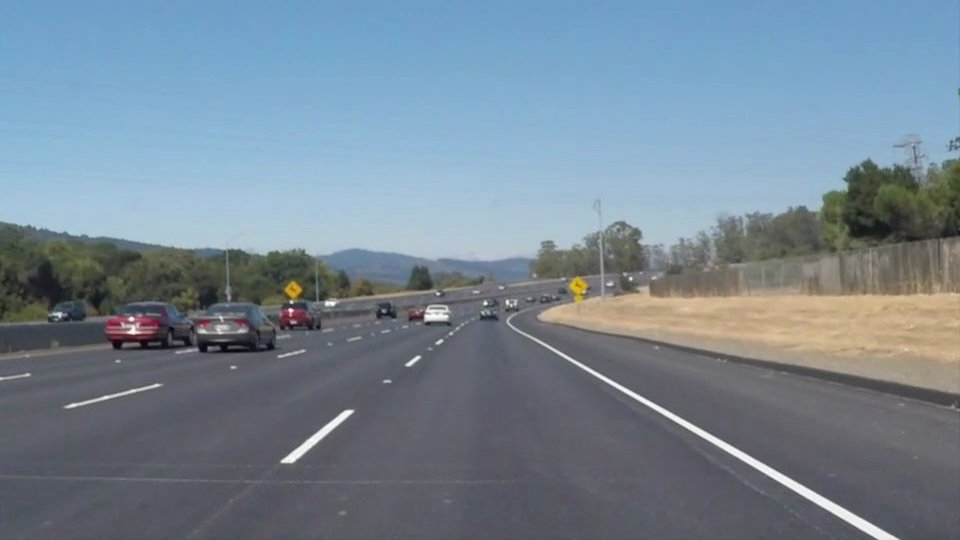
#> input picture Testimage/solidWhiteCurve.jpg, 960 x 540 px
$ jupyter execute --allow-errors line_detection.ipynb   (shell and % lines are left out)
#> lines starting #> are read from the running program, lines starting #| are printed output that depends on the picture; after the words box and inside, x2 and y2 are one past the last pixel; in counts of white or black regions, pixels touching at a corner belong together
<a href="https://colab.research.google.com/github/Purushottam-Gup/Purushottam_Gupta/blob/main/line_detection.ipynb" target="_parent"></a>

[cell 1]
from distutils.dir_util import copy_tree
import shutil
#> (the rest of this cell did not finish here and is left out)

[cell 2]
import math

# [6 lines left out: function grayscale, not called in this run]
    #return cv2.cvtColor(img, cv2.COLOR_RGB2GRAY)
    # Or use BGR2GRAY if you read an image with cv2.imread()
    # return cv2.cvtColor(img, cv2.COLOR_BGR2GRAY)
import matplotlib.pyplot as plt
import matplotlib.image as mpimg
import numpy as np

# Read in the image
image = mpimg.imread('Testimage/solidWhiteCurve.jpg')
#> image is the input picture: shape (540, 960, 3); mean R, G, B 118.5, 134.5, 148.1

# Grab the x and y size and make a copy of the image
ysize = image.shape[0]
xsize = image.shape[1]
color_select = np.copy(image)

# Define color selection criteria
###### MODIFY THESE VARIABLES TO MAKE YOUR COLOR SELECTION
red_threshold = 200
green_threshold = 200
blue_threshold = 200
######

rgb_threshold = [red_threshold, green_threshold, blue_threshold]

# Do a boolean or with the "|" character to identify
# pixels below the thresholds
thresholds = (image[:,:,0] < rgb_threshold[0]) \
            | (image[:,:,1] < rgb_threshold[1]) \
            | (image[:,:,2] < rgb_threshold[2])
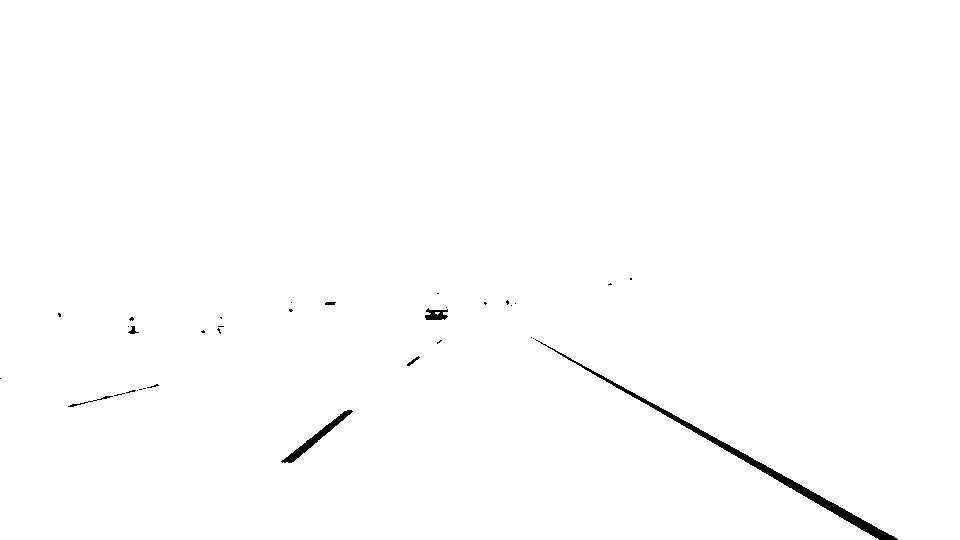
#> thresholds: shape (540, 960) bool; 99.4% white; 34 black regions (27 under 20 px), largest, box (x1, y1, x2, y2) and area: (535, 339, 898, 540) 2248, (281, 410, 353, 463) 560, (425, 308, 448, 320) 181
color_select[thresholds] = [0,0,0]
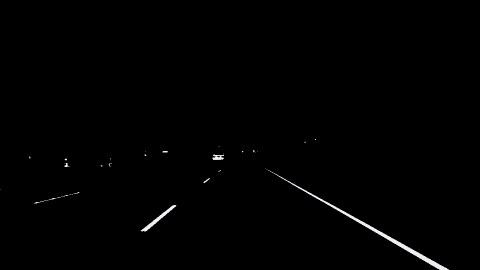
#> color_select: shape (540, 960, 3) (shown at 1/2 size); mean R, G, B 1.5, 1.5, 1.5

# Display the image
plt.imshow(image)
plt.title("Input Image")
plt.show()
plt.imshow(color_select)
plt.title("Color Selected Image")
plt.show()

# Uncomment the following code if you are running the code locally and wish to save the image
# mpimg.imsave("test-after.jpg", color_select)


def gaussian_blur(img, kernel_size):
    """Applies a Gaussian Noise kernel"""
import matplotlib.pyplot as plt
import matplotlib.image as mpimg
import numpy as np
import cv2

    #return cv2.GaussianBlur(img, (kernel_size, kernel_size), 0)
    # Read in the image and convert to grayscale
# Note: in the previous example we were reading a .jpg
# Here we read a .png and convert to 0,255 bytescale
image = mpimg.imread('Testimage/solidWhiteCurve.jpg')
gray = cv2.cvtColor(image,cv2.COLOR_RGB2GRAY)
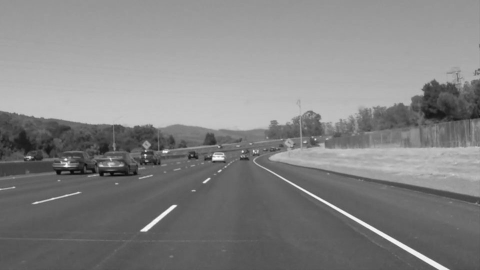
#> gray: shape (540, 960) (shown at 1/2 size); min 5, max 255, mean 131.2

# Define a kernel size for Gaussian smoothing / blurring
kernel_size = 5 # Must be an odd number (3, 5, 7...)
blur_gray = cv2.GaussianBlur(gray,(kernel_size, kernel_size),0)


def canny(img, low_threshold, high_threshold):
    """Applies the Canny transform"""
    #return cv2.Canny(img, low_threshold, high_threshold)
    # Define our parameters for Canny and run it
low_threshold = 180
high_threshold = 240
edges = cv2.Canny(blur_gray, low_threshold, high_threshold)
#> edges: shape (540, 960); 0.57% white in thin lines or dots, all inside (x1, y1, x2, y2) = (0, 159, 899, 540)

# Display the image
plt.imshow(edges, cmap='Greys_r')
plt.title("Canny Edge Detection Image")
plt.show()


image = mpimg.imread('Testimage/solidWhiteCurve.jpg')
gray = cv2.cvtColor(image,cv2.COLOR_RGB2GRAY)

# Define a kernel size and apply Gaussian smoothing
kernel_size = 5
blur_gray = cv2.GaussianBlur(gray,(kernel_size, kernel_size),0)

# Define our parameters for Canny and apply
low_threshold = 180
high_threshold = 240
edges = cv2.Canny(blur_gray, low_threshold, high_threshold)

# Next we'll create a masked edges image using cv2.fillPoly()
mask = np.zeros_like(edges)
ignore_mask_color = 255

# This time we are defining a four sided polygon to mask
imshape = image.shape
vertices = np.array([[(0,imshape[0]),(450, 290), (490, 290), (imshape[1],imshape[0])]], dtype=np.int32)
cv2.fillPoly(mask, vertices, ignore_mask_color)
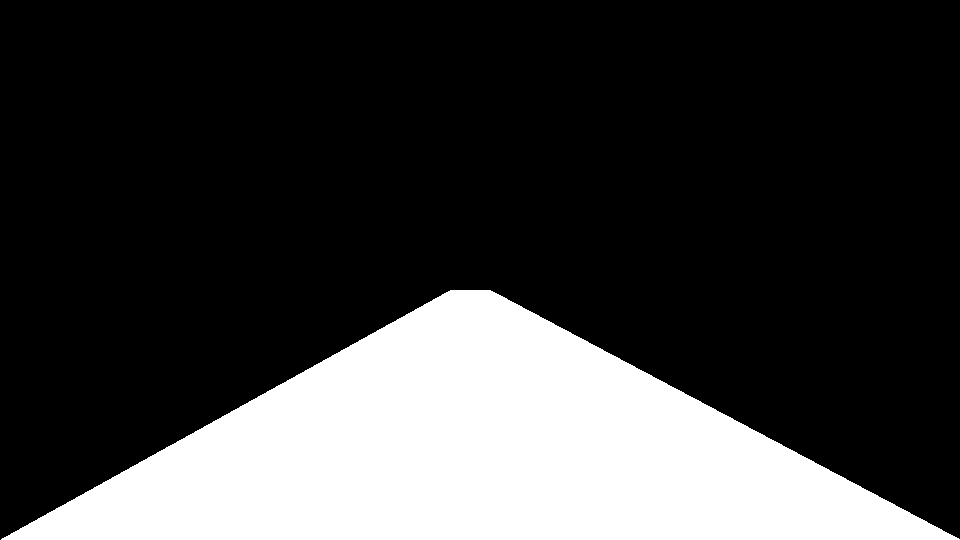
#> mask: shape (540, 960); 24.2% white; 1 white region, box (x1, y1, x2, y2) and area: (1, 290, 960, 540) 125210
masked_edges = cv2.bitwise_and(edges, mask)
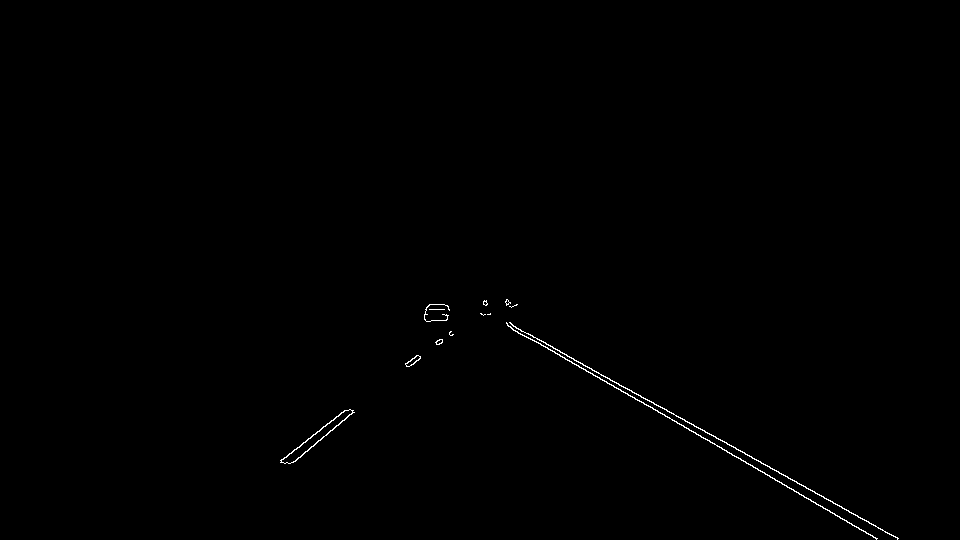
#> masked_edges: shape (540, 960); 0.32% white in thin lines or dots, all inside (x1, y1, x2, y2) = (280, 299, 899, 540)

# Define the Hough transform parameters
# Make a blank the same size as our image to draw on
rho = 1 # distance resolution in pixels of the Hough grid
theta = np.pi/180 # angular resolution in radians of the Hough grid
threshold = 2     # minimum number of votes (intersections in Hough grid cell)
min_line_length = 4 #minimum number of pixels making up a line
max_line_gap = 5    # maximum gap in pixels between connectable line segments
line_image = np.copy(image)*0 # creating a blank to draw lines on
#> line_image: shape (540, 960, 3); every value is 0

# Run Hough on edge detected image
# Output "lines" is an array containing endpoints of detected line segments
lines = cv2.HoughLinesP(masked_edges, rho, theta, threshold, np.array([]),
                            min_line_length, max_line_gap)
#> lines = 133 rows, first 6: [833, 503, 898, 538], [510, 323, 585, 366], [662, 413, 691, 431], [579, 367, 592, 373], [518, 333, 564, 357], [863, 531, 872, 535]

# Iterate over the output "lines" and draw lines on a blank image
for line in lines:
    for x1,y1,x2,y2 in line:
        cv2.line(line_image,(x1,y1),(x2,y2),(255,0,0),10)
#> this loop made 133 passes
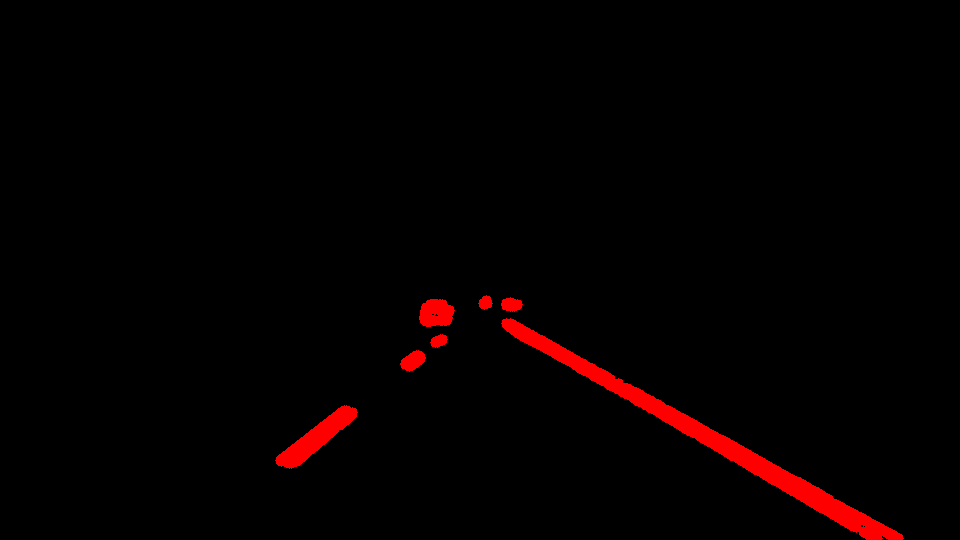
#> line_image: shape (540, 960, 3); mean R, G, B 5.5, 0, 0

# Create a "color" binary image to combine with line image
color_edges = np.dstack((edges, edges, edges))

# Draw the lines on the edge image
lines_edges = cv2.addWeighted(color_edges, 0.8, line_image, 1, 0)
lines_edges = cv2.polylines(lines_edges,vertices, True, (0,0,255), 10)
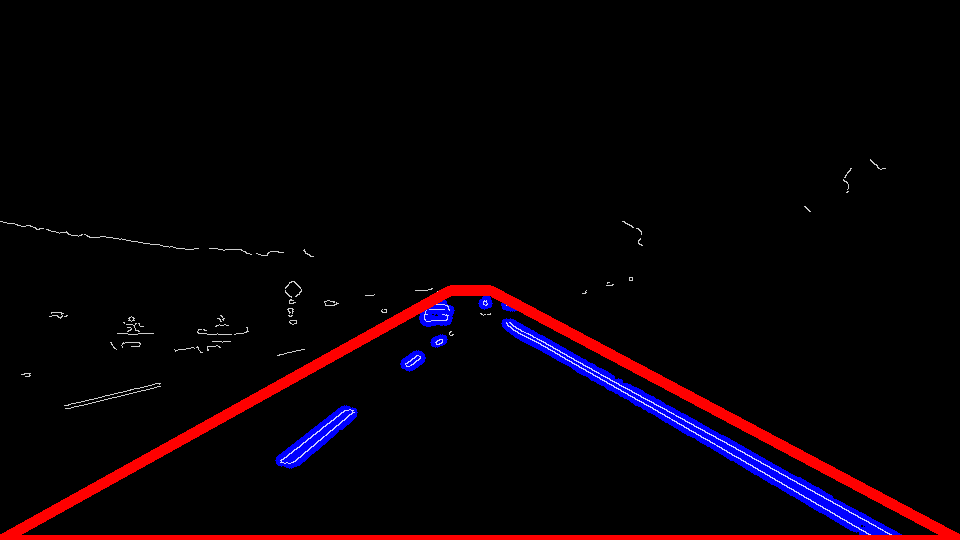
#> lines_edges: shape (540, 960, 3); mean of channels 0, 1, 2 5.7, 1.1, 9.1; drawn as B, G, R
plt.imshow(image)
plt.title("Input Image")
plt.show()
plt.imshow(lines_edges)
plt.title("Colored Lane line [In RED] and Region of Interest [In Blue]")
plt.show()


# [8 lines left out: function region_of_interest, not called in this run]

    # [16 lines of commented-out code are left out]
import matplotlib.pyplot as plt
import matplotlib.image as mpimg
import numpy as np

# Read in the image
image = mpimg.imread('Testimage/solidWhiteCurve.jpg')

# Grab the x and y size and make a copy of the image
ysize = image.shape[0]
xsize = image.shape[1]
color_select = np.copy(image)
line_image = np.copy(image)

# Define color selection criteria
# MODIFY THESE VARIABLES TO MAKE YOUR COLOR SELECTION
red_threshold = 200
green_threshold = 200
blue_threshold = 200

rgb_threshold = [red_threshold, green_threshold, blue_threshold]

# Define the vertices of a triangular mask.
# Keep in mind the origin (x=0, y=0) is in the upper left
# MODIFY THESE VALUES TO ISOLATE THE REGION
# WHERE THE LANE LINES ARE IN THE IMAGE
left_bottom = [100, 539]
right_bottom = [950, 539]
apex = [480, 290]

# Perform a linear fit (y=Ax+B) to each of the three sides of the triangle
# np.polyfit returns the coefficients [A, B] of the fit
fit_left = np.polyfit((left_bottom[0], apex[0]), (left_bottom[1], apex[1]), 1)
fit_right = np.polyfit((right_bottom[0], apex[0]), (right_bottom[1], apex[1]), 1)
fit_bottom = np.polyfit((left_bottom[0], right_bottom[0]), (left_bottom[1], right_bottom[1]), 1)

# Mask pixels below the threshold
color_thresholds = (image[:,:,0] < rgb_threshold[0]) | \
                    (image[:,:,1] < rgb_threshold[1]) | \
                    (image[:,:,2] < rgb_threshold[2])

# Find the region inside the lines
XX, YY = np.meshgrid(np.arange(0, xsize), np.arange(0, ysize))
region_thresholds = (YY > (XX*fit_left[0] + fit_left[1])) & \
                    (YY > (XX*fit_right[0] + fit_right[1])) & \
                    (YY < (XX*fit_bottom[0] + fit_bottom[1]))

# Mask color and region selection
color_select[color_thresholds | ~region_thresholds] = [0, 0, 0]
# Color pixels red where both color and region selections met
line_image[~color_thresholds & region_thresholds] = [9, 255, 0]
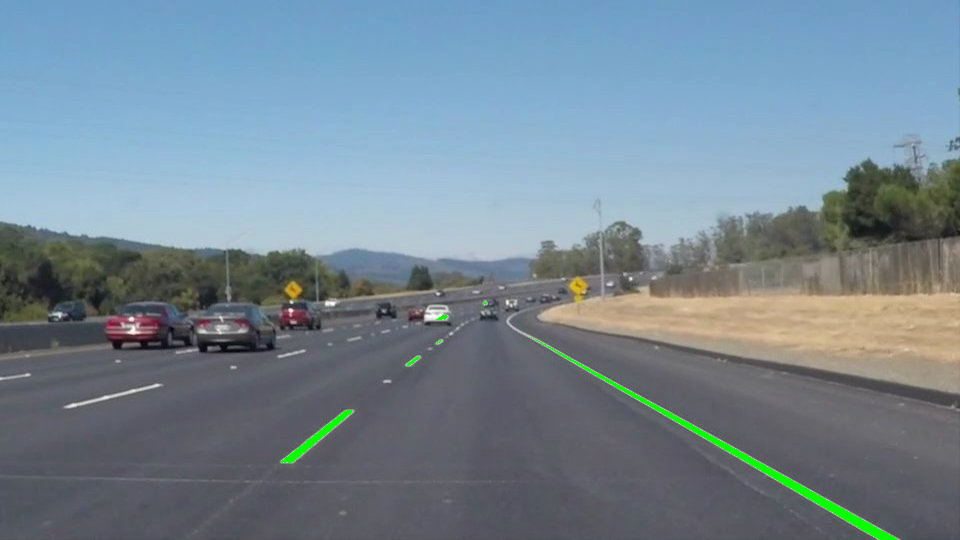
#> line_image: shape (540, 960, 3); 0.56% of pixels changed, all inside (x1, y1, x2, y2) = (281, 302, 898, 540)

# Display the image and show region and color selections
plt.imshow(image)
x = [left_bottom[0], right_bottom[0], apex[0], left_bottom[0]]
y = [left_bottom[1], right_bottom[1], apex[1], left_bottom[1]]
plt.plot(x, y, 'r--', lw=4)
plt.title("Region Of Interest")
plt.show()
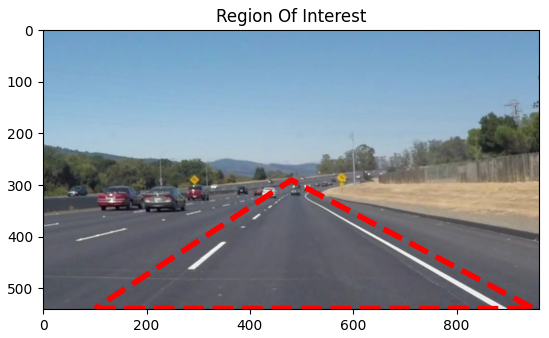
#> figure drawn by matplotlib, 1 panel
plt.imshow(color_select)
plt.title("Color Selection in the Triangular Region")
plt.show()
plt.imshow(line_image)
plt.title("Region Masked Image [Lane Lines in Green]")
plt.show()


# [46 lines left out: function slope_lines, not called in this run]

$ run again, with Testimage/solidYellowLeft.jpg copied over Testimage/solidWhiteCurve.jpg
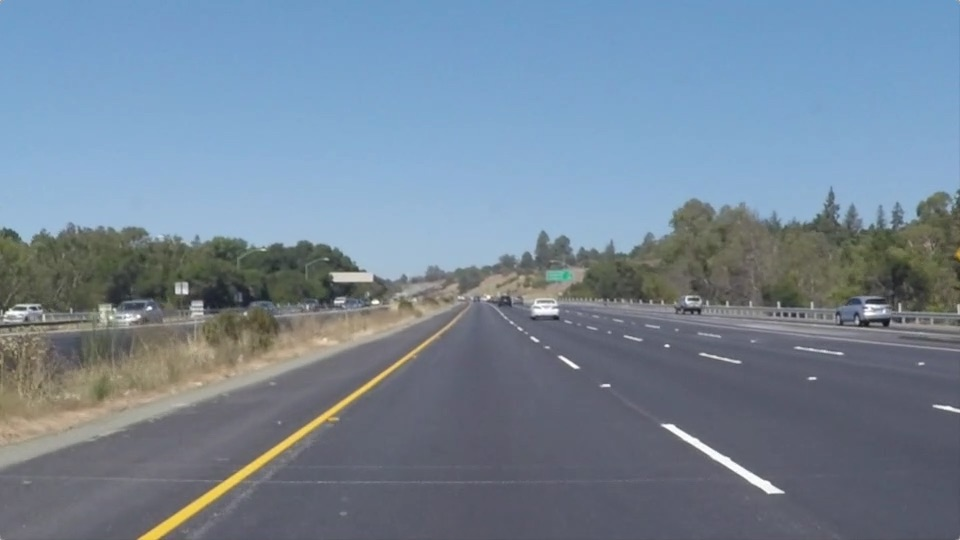
#> input picture Testimage/solidYellowLeft.jpg, 960 x 540 px
#> image is the input picture: shape (540, 960, 3); mean R, G, B 116.5, 133.6, 150.8
#> thresholds: shape (540, 960) bool; 99.6% white; 55 black regions (45 under 20 px), largest, box (x1, y1, x2, y2) and area: (663, 424, 784, 493) 915, (533, 299, 558, 315) 217, (864, 305, 880, 316) 89
#> edges: shape (540, 960); 0.61% white in thin lines or dots, all inside (x1, y1, x2, y2) = (0, 203, 960, 540)
#> mask: shape (540, 960); 24.2% white; 1 white region, box (x1, y1, x2, y2) and area: (1, 290, 960, 540) 125210
#> masked_edges: shape (540, 960); 0.29% white in thin lines or dots, all inside (x1, y1, x2, y2) = (138, 295, 785, 540)
#> lines = 86 rows, first 6: [139, 537, 238, 472], [186, 519, 411, 356], [518, 327, 522, 330], [317, 418, 347, 396], [567, 358, 574, 368], [605, 383, 610, 386]
#> the loop `for line in lines:` made 86 passes
#> after the loop `for line in lines:`:
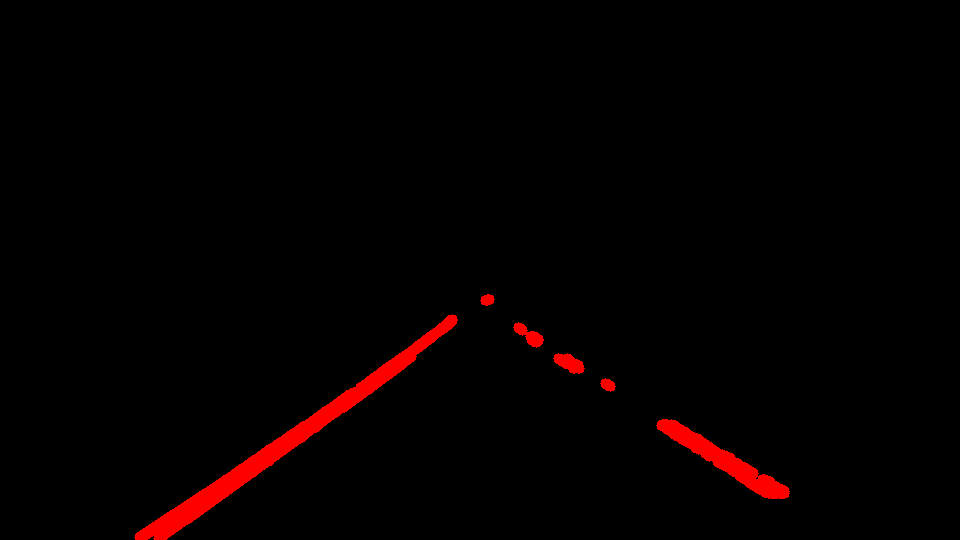
#> line_image: shape (540, 960, 3); mean R, G, B 5, 0, 0
#> `plt.show()`:
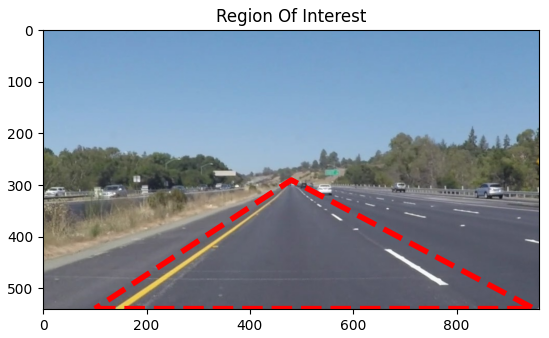
#> figure drawn by matplotlib, 1 panel

$ run again, with Testimage/solidwhitelane.jpg copied over Testimage/solidWhiteCurve.jpg
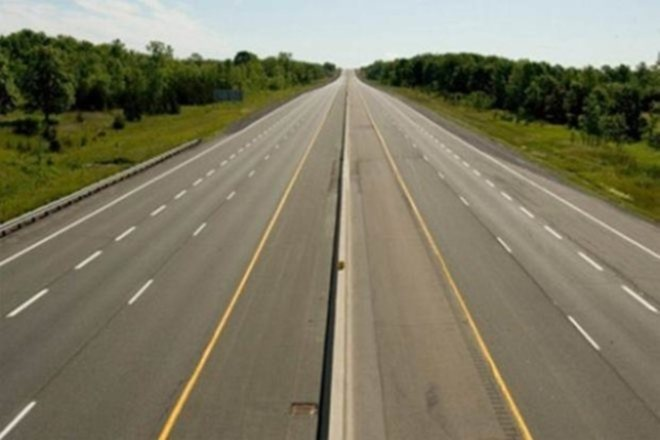
#> input picture Testimage/solidwhitelane.jpg, 660 x 440 px
#> image is the input picture: shape (440, 660, 3); mean R, G, B 125.5, 121.5, 99.3
#> thresholds: shape (440, 660) bool; 88.2% white; 21 black regions (19 under 20 px), largest, box (x1, y1, x2, y2) and area: (0, 0, 660, 69) 34189, (0, 403, 33, 438) 65
#> edges: shape (440, 660); 1.3% white in thin lines or dots
#> mask: shape (440, 660); 18.1% white; 1 white region, box (x1, y1, x2, y2) and area: (3, 290, 660, 440) 52509
#> masked_edges: shape (440, 660); 0.2% white in thin lines or dots, all inside (x1, y1, x2, y2) = (158, 329, 533, 440)
#> lines = 36 rows, first 6: [497, 382, 503, 382], [492, 369, 497, 370], [179, 411, 180, 407], [331, 383, 331, 374], [159, 438, 190, 378], [493, 372, 501, 386]
#> the loop `for line in lines:` made 36 passes
#> after the loop `for line in lines:`:
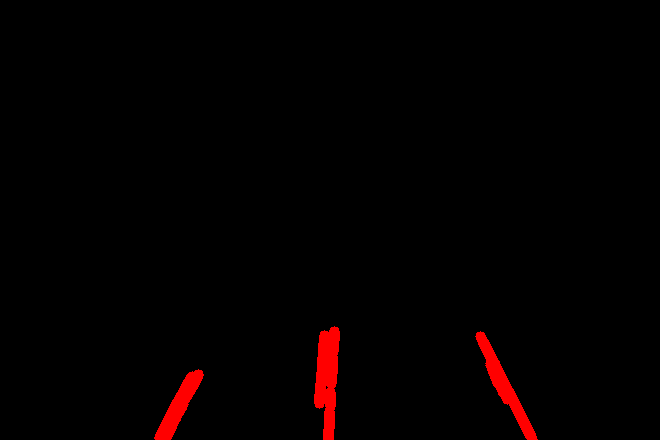
#> line_image: shape (440, 660, 3); mean R, G, B 4.2, 0, 0
#> color_edges: shape (440, 660, 3); 1.3% white in thin lines or dots
#> `plt.show()`:
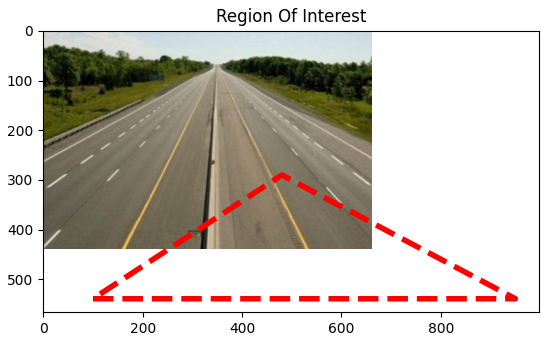
#> figure drawn by matplotlib, 1 panel
